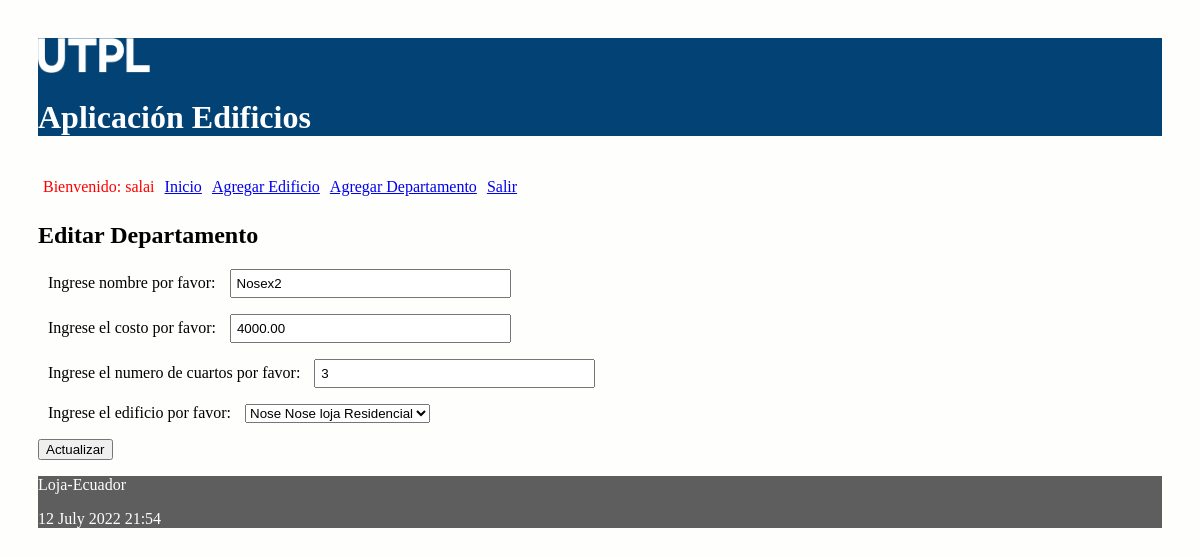
Page /editar/departamento/1 (signed in) on the committed database.
### administrativo/models.py (models this page shows, shortened)
class Departamento(models.Model):
    nombre_propietario = models.CharField(max_length=30)
    costo = models.DecimalField(max_digits=100, decimal_places=2)
    numero_cuartos = models.IntegerField()
    edificio = models.ForeignKey(Edificio, on_delete=models.CASCADE,
            related_name="los_departamentos")

### administrativo/views.py (the view)
# urls.py: path('editar/departamento/<int:id>', views.editar_departamento,
@login_required(login_url='/entrando/login/')
def editar_departamento(request, id):
    departamento = Departamento.objects.get(pk=id)
    if request.method=='POST':
        formulario = DepartamentoForm(request.POST, instance=departamento)
        print(formulario.errors)
        if formulario.is_valid():
            formulario.save()
            return redirect(index)
    else:
        formulario = DepartamentoForm(instance=departamento)
    diccionario = {'formulario': formulario}
    return render(request, 'editar_departamento.html', diccionario)

### administrativo/forms.py (shortened to what this page needs)
class DepartamentoForm(ModelForm):
    class Meta:
        model = Departamento
        fields = ['nombre_propietario', 'costo', 'numero_cuartos', 'edificio']
        labels = {
            'nombre_propietario': _('Ingrese nombre por favor'),
            'costo': _('Ingrese el costo por favor'),
            'numero_cuartos': _('Ingrese el numero de cuartos por favor'),
            'edificio': _('Ingrese el edificio por favor'),
        }

### administrativo/models.py (called while the page is built)
    def __str__(self):
        return "%s %s %s %s" % (self.nombre,
                self.direccion,
                self.ciudad,
                self.tipo)

### administrativo/templates/editar_departamento.html (shortened to what this page needs)
{% extends "master.html" %}
{% block content %}
<h2>Editar Departamento</h3>
<form action="" method="post">
  {{formulario.as_p}}
  <p><input type='submit' value='Actualizar'/></p>
</form>
{% endblock %}

### administrativo/templates/master.html (shortened to what this page needs)
<!DOCTYPE html>
<html>
  <head>
    {% load static %}
    <link rel="stylesheet" type="text/css" href="{% static 'css/estilos.css' %}">
    <link rel="stylesheet" type="text/css" href="https://cdn.datatables.net/1.10.25/css/jquery.dataTables.min.css">
  </head>
  <body>
  <header>
    <img src="{% static 'images/logo.png' %}" height="10%" width="10%" alt="My image">
    <h1>Aplicación Edificios</h1>
    <nav class="top_menu">
      <ul>
        {% if user.is_authenticated %}
          <li> <span class="nombre_usuario"> Bienvenido: {{user.username}} </span></li>
        {% endif %}
        <li><a href="{% url 'index' %}">Inicio</a></li>
        <li><a href="{% url 'crear_edificio' %}">Agregar Edificio</a></li>
        <li><a href="{% url 'crear_departamento' %}">Agregar Departamento</a></li>
        {% if user.is_authenticated %}
        <li><a href="{% url 'logout_view' %}">Salir</a></li>
        {% else %}
        <li>[<a href="{% url 'login' %}">Ingresar</a>]</li>
       {% endif %}
      </ul>
    </nav>
  </header>
  <section>
      {% block content %}
      {% endblock %}
  </section>
  <footer>
    <p>Loja-Ecuador</p>
    <p>{% now "j F Y H:i" %}</p>
  </footer>
  </body>
</html>

### administrativo/static/css/estilos.css (style rules this page uses)
body { background: #FEFEFD; padding: 30px; }
header { background: #034275; color: #FFF; }
section { width: 100%; }
input[type=text], input[type=number] { width: 25%; padding: 5px 5px; box-sizing: border-box; }
label { padding: 12px 10px; }
.nombre_usuario { color: red; }
.top_menu ul { list-style:none; float:left; padding: 5px; width:95%; }
.top_menu ul li { float:left; margin-right:10px; margin-bottom:5px; text: #FFF; }
footer { background: #5E5E5E; color: #FFF; }

### rows in the picture
Departamento: nombre_propietario "Nosex2", costo "4000.00", numero_cuartos "3", edificio "Nose Nose loja Residencial"

### other values in the picture
{{ user.username }} "salai"
